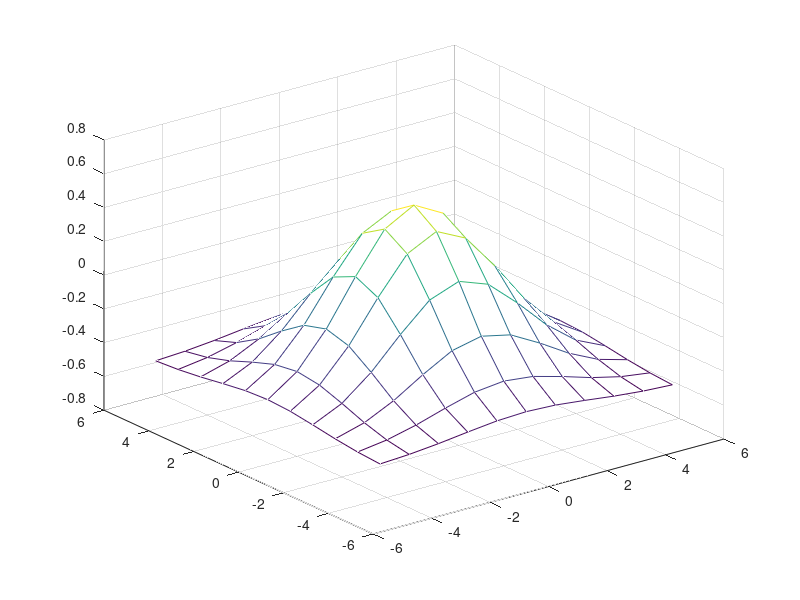

Write MATLAB code to recreate this figure.
x=[-5:1:5]';
y=x;
z=exp(-x.*x*0.1) * exp(-y.*y*0.1)' - 0.5;
figure(2);
mesh (x, y, z);
xsize = size(x, 1);
ysize = size(x, 1);
ndata=xsize*ysize;
targets = reshape (z, 1, ndata);
[xx, yy] = meshgrid (x, y);
patterns = [reshape(xx, 1, ndata); reshape(yy, 1, ndata)];
